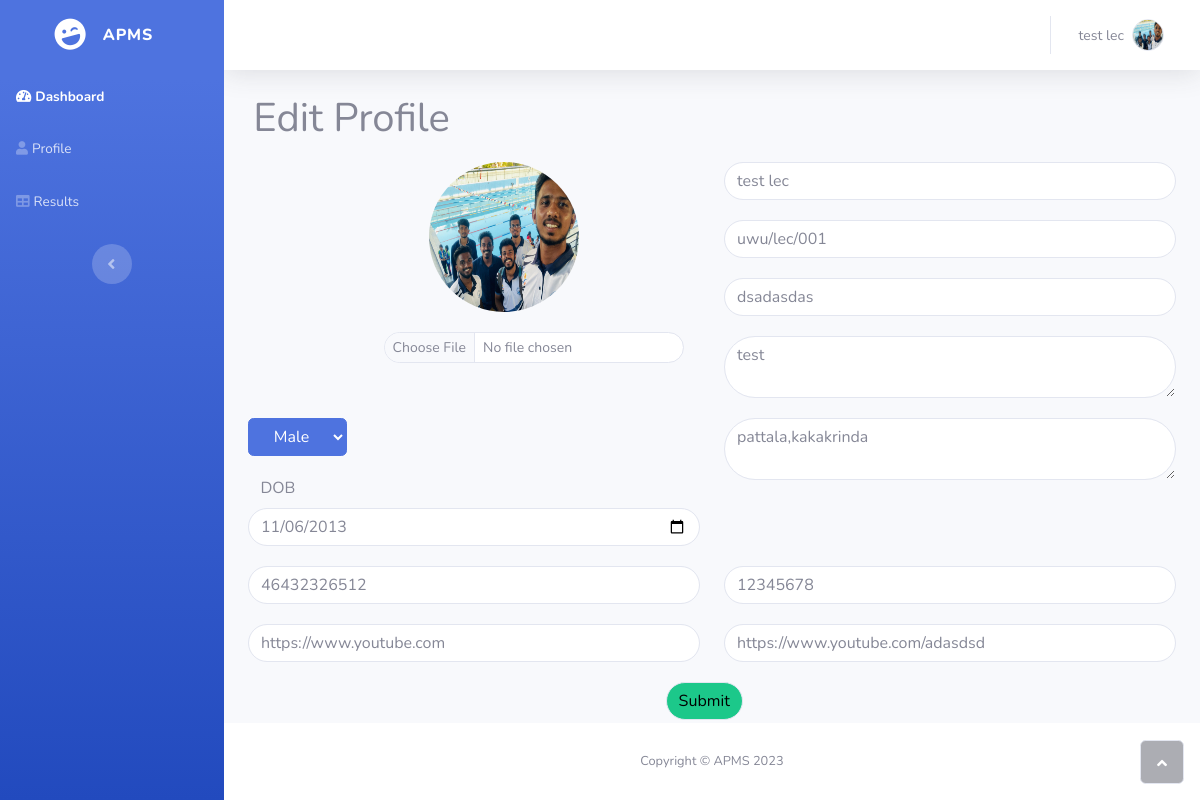
The page /Lectures_panel/Lectures_edit/Lec_edit_prof.php?user_id=1 (signed in) on the database its author committed.
### tables this page shows
CREATE TABLE `tbl_lecturer` (
  `lec_id` int(11) NOT NULL,
  `username` varchar(255) NOT NULL,
  `password` varchar(255) NOT NULL,
  `role_id` int(10) NOT NULL,
  `name` varchar(100) NOT NULL,
  `bio` varchar(255) NOT NULL,
  `index_no` varchar(100) NOT NULL,
  `nic` varchar(255) NOT NULL,
  `gender` varchar(50) NOT NULL,
  `DOB` date NOT NULL,
  `address` varchar(255) NOT NULL,
  `tel_no` int(100) NOT NULL,
  `linkdin` varchar(255) NOT NULL,
  `github` varchar(255) NOT NULL,
  `gmail` varchar(255) NOT NULL,
  `image` varchar(255) NOT NULL
);

### Lectures_panel/Lectures_edit/Lec_edit_prof.php (the view, shortened to what this page needs)
<?php include_once "c:/xampp/htdocs/APMS/Lectures_panel/parts/header.php";
ob_start(); ?>
<body id="page-top">
    <div id="wrapper">
        <?php
        include "C:/xampp/htdocs/APMS/Lectures_panel/parts/navp.php";
        $user_id = $_GET['user_id'];
        $sql = "SELECT * from tbl_lecturer WHERE lec_id =$user_id";
        $res = mysqli_query($conn, $sql);
        if ($res == TRUE) {
            $count = mysqli_num_rows($res);
            if ($count > 0) {
                while ($rows = mysqli_fetch_assoc($res)) {
                    $linkdin = $rows["linkdin"];
                    $name = $rows["name"];
                    $bio = $rows["bio"];
                    $index_no = $rows["index_no"];
                    $nic = $rows["nic"];
                    $gender = $rows["gender"];
                    $date_of_birth = $rows["DOB"];
                    $address = $rows["address"];
                    $tel_no = $rows["tel_no"];
                    $email = $rows["gmail"];
                    $git = $rows["github"];
                    $image = $rows["image"];
                }
            }
        }
        ?>
        <div style="margin-left: 3%;">
            <h1 style="margin-bottom: 20px;">Edit Profile</h1>
        </div>
        <section id="Edit-Profile">
            <form action="" method="POST" enctype="multipart/form-data">
                <div>
                    <div class="container">
                        <div class="row">
                            <div class="col-md-6">
                                <img class="rounded-circle" src="/APMS/images/lecturers/<?php echo $image ?> " style="width: 150px;height: 150px;margin-left: 40%;margin-bottom: 20px;">
                                <input class="border rounded-pill form-control form-control-sm" type="file" style="width: 300px;margin-left: 30%;" name="new_image">
                            </div>
                            <div class="col-md-6">
                                <input class="border rounded-pill form-control" type="text" placeholder="Name: <?php echo $name ?>" name="new_name" style="margin-bottom: 20px;" value="<?php echo $name ?>">
                                <input class="border rounded-pill form-control" type="text" placeholder="Enrollment No: <?php echo $index_no ?>" name="new_index_num" style="margin-bottom: 20px;" required="" value="<?php echo $index_no ?>">
                                <input class="border rounded-pill form-control" style="margin-bottom: 20px;" type="text" name="new_email" placeholder="Email No: <?php echo $email ?>" required="" value="<?php echo $email ?>">
                                <textarea class="border rounded-pill form-control" placeholder="Bio: <?php echo $bio ?>" required="" value="" name="new_bio" style="margin-bottom: 20px;"><?php echo $bio ?></textarea>
                            </div>
                        </div>
                    </div>
                    <div class="container" style="margin-bottom: 20px;">
                        <div class="row">
                            <div class="col-md-6">
                                <div class="dropdown" style="margin-bottom: 20px;">
                                    <select class="btn btn-primary dropdown-toggle" aria-expanded="false" data-bs-toggle="dropdown" type="button" name="new_gender">Gender
                                        <div class="dropdown-menu">
                                            <option value="Male" class="dropdown-item" <?php echo ($gender == 'Male') ? 'selected' : ''; ?>>Male</option>
                                        </div>
                                    </select>
                                </div>
                                <label class="form-label">&nbsp; &nbsp;DOB</label>
                                <input class="border rounded-pill form-control" type="date" name="new_DOB" value="<?php echo $date_of_birth ?>" required="">
                            </div>
                            <div class="col-md-6">
                                <textarea class="border rounded-pill form-control" name="new_address" placeholder="Address: <?php echo $address ?>" required="" value="<?php echo $address ?>"><?php echo $address ?></textarea>
                            </div>
                        </div>
                    </div>
                    <div class="container" style="margin-bottom: 20px;">
                        <div class="row">
                            <div class="col-md-6">
                                <input class="border rounded-pill form-control" type="text" name="new_nic" placeholder="NIC No: <?php echo $nic ?>" required="" value="<?php echo $nic ?>">
                            </div>
                            <div class="col-md-6">
                                <input class="border rounded-pill form-control" type="tel" name="new_tel_no" placeholder="Mobile No: " value="<?php echo $tel_no ?>" required="" value="<?php echo $tel_no     ?>">
                            </div>
                        </div>
                    </div>
                    <div class="container">
                        <div class="row">
                            <div class="col-md-6">
                                <input class="border rounded-pill form-control" type="url" name="new_git" placeholder="Git hub: <?php echo $git ?>" value="<?php echo $git ?>">
                            </div>
                            <div class="col-md-6">
                                <input class="border rounded-pill form-control" type="url" name="new_linkdin" placeholder="Linkein: <?php echo $linkdin ?>" value="<?php echo $linkdin ?>">
                            </div>
                        </div>
                    </div>
                    <div class="container">
                        <div class="row">
                            <div class="col">
                                <input class="btn border rounded-pill btn-success" type="submit" value="Submit" name="submit" required="" style="margin: 0px;margin-left: 45%;margin-top: 20px;">
                            </div>
                        </div>
                    </div>
                </div>
            </form>
        </section>
    </div>
    <?php include_once "c:/xampp/htdocs/APMS/Lectures_panel/parts/footer.php"; ?>

### Lectures_panel/parts/dropdown.php (shortened to what this page needs)
<div class="nav-item dropdown no-arrow">
     <a class="dropdown-toggle nav-link" aria-expanded="false" data-bs-toggle="dropdown" href="#">
          <?php
          $sql = "SELECT * from  tbl_lecturer WHERE lec_id =$user_id ";
          $res = mysqli_query($conn, $sql);
          if ($res == TRUE) {
               $count = mysqli_num_rows($res);
               if ($count > 0) {
                    while ($rows = mysqli_fetch_assoc($res)) {
                         $name = $rows["name"];
                         $image = $rows["image"];
                    }
               }
          }
          ?>
          <span class="d-none d-lg-inline me-2 text-gray-600 small"><?php echo $name ?></span>
          <img class="border rounded-circle img-profile" src="/APMS/images/lecturers/<?php echo $image ?> "></a>
</div>

### rows shown on the page
tbl_lecturer: name "test lec", image (picture), new_name "test lec", new_index_num "uwu/lec/001", new_email "dsadasdas", new_bio "test", new_gender "Male", new_DOB "11/06/2013", new_address "pattala,kakakrinda", new_nic "46432326512", new_tel_no "12345678", new_git "https://www.youtube.com", new_linkdin "https://www.youtube.com/adasdsd"
